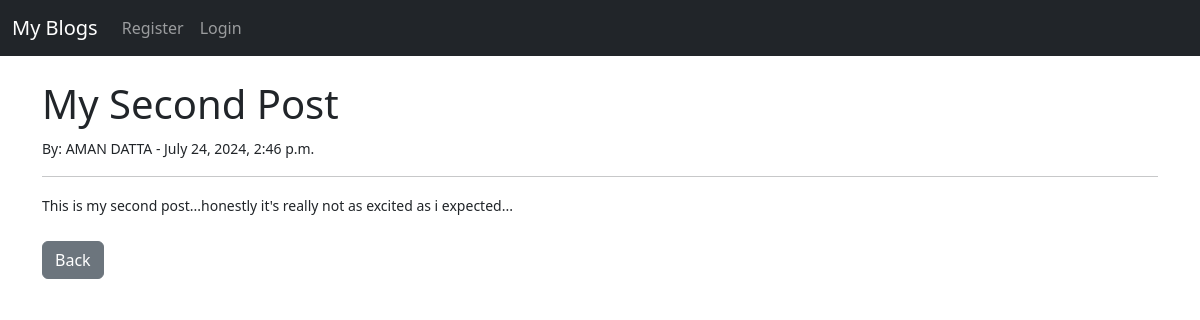
The app's page /article/2 with its own data.
### theblog/models.py (models this page shows, shortened)
class Post(models.Model):
    title = models.CharField(max_length=255)
    title_tag = models.CharField(max_length=255)
    author = models.ForeignKey(User, on_delete=models.CASCADE)
    body = models.TextField()
    publication_date = models.DateTimeField(auto_now_add=True)

### theblog/views.py (the view)
# urls.py: path('article/<int:pk>',ArticleDetailView.as_view(), name='article_details'),
class ArticleDetailView(DetailView):
    model = Post
    template_name = 'theblog/article_details.html'

### templates/theblog/article_details.html (shortened to what this page needs)
{% extends 'theblog/base.html' %}
{% block content %}
<h1>{{ post.title }}</h1>
<small>By: {{ post.author.first_name }} {{ post.author.last_name }} - {{ post.publication_date }}
<hr>
{{ post.body }}
<br>
<br>
<a type="button" class="btn btn-secondary" href="{% url 'home' %}">Back</a>
{% endblock %}

### records on screen
Post: title "My Second Post", author.first_name "AMAN", author.last_name "DATTA", publication_date "July 24, 2024, 2:46 p.m.", body "This is my second post...honestly it's really not as excited as i expected..."
